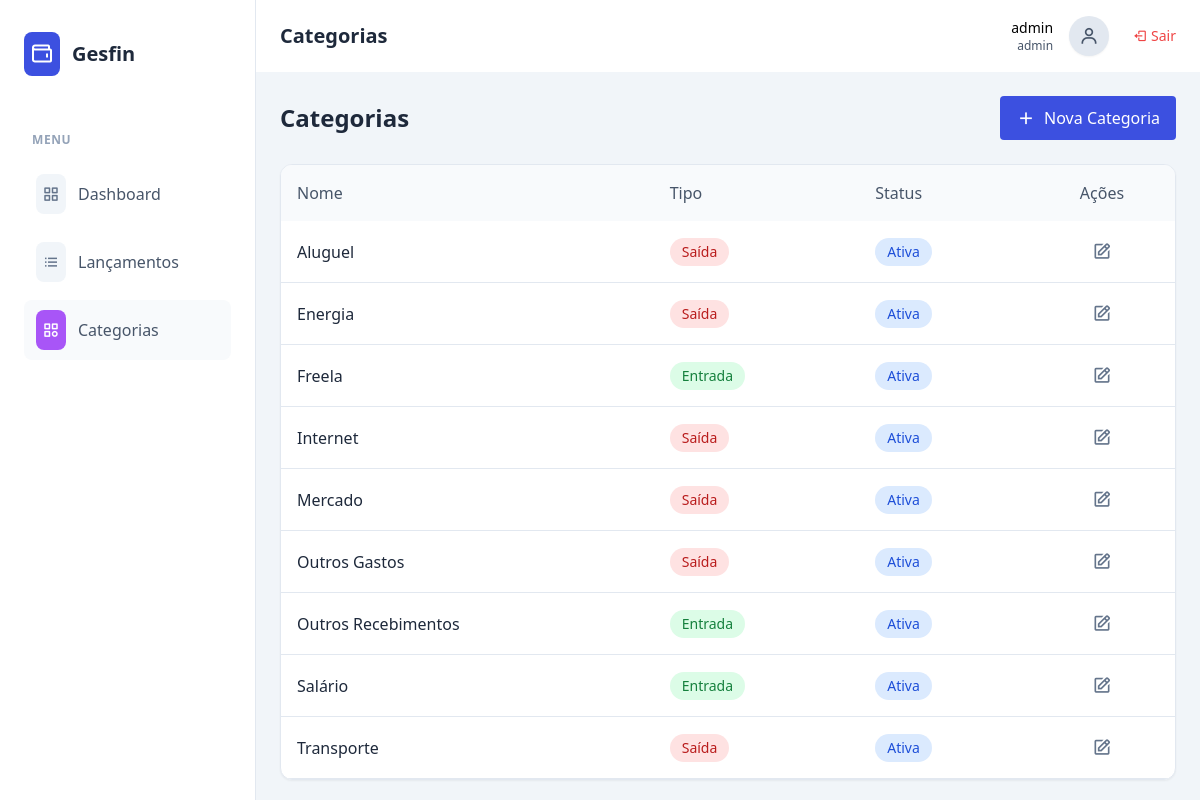
Page /categories (signed in) on the committed database.
### tables this page shows
CREATE TABLE categories (
  id INT AUTO_INCREMENT PRIMARY KEY,
  name VARCHAR(120) NOT NULL,
  type ENUM('income', 'expense') NOT NULL,
  is_active TINYINT(1) NOT NULL DEFAULT 1,
  created_at DATETIME NOT NULL,
  updated_at DATETIME NOT NULL
);

### app/config/routes.php (called while the page is built)
<?php
return [
    'GET|/login' => ['AuthController', 'index'],
    'POST|/login' => ['AuthController', 'login'],
    'POST|/logout' => ['AuthController', 'logout'],
    'GET|/' => ['DashboardController', 'index'],
    'GET|/dashboard' => ['DashboardController', 'index'],
    'GET|/categories' => ['CategoryController', 'index'],
    'POST|/categories/store' => ['CategoryController', 'store'],
    'POST|/categories/update' => ['CategoryController', 'update'],
    'POST|/profile/update' => ['ProfileController', 'update'],
    'GET|/entries' => ['EntryController', 'index'],
    'POST|/entries/store' => ['EntryController', 'store'],
    'POST|/entries/update' => ['EntryController', 'update'],
    'POST|/entries/delete' => ['EntryController', 'delete'],
    'POST|/entries/delete-future' => ['EntryController', 'deleteFuture'],
    'POST|/entries/toggle-status' => ['EntryController', 'toggleStatus'],
];

### app/controllers/CategoryController.php (called while the page is built, shortened)
<?php
require_once __DIR__ . '/../repositories/CategoryRepository.php';
class CategoryController {
    private $categoryRepo;
    public function __construct() {
        $this->categoryRepo = new CategoryRepository();
    }
    public function index() {
        $categories = $this->categoryRepo->findAll();
        $contentView = __DIR__ . '/../views/categories/index.php';
        require_once __DIR__ . '/../views/layouts/main.php';
    }
}

### app/config/database.php (called while the page is built)
<?php
return [
    'host' => 'db',
    'dbname' => 'gesfin',
    'user' => 'gesfin_user',
    'password' => 'gesfin_password',
    'charset' => 'utf8mb4'
];

### app/repositories/Database.php (called while the page is built)
<?php
require_once __DIR__ . '/../config/database.php';
class Database {
    private static $instance = null;
    private $connection;
    private function __construct() {
        $config = require __DIR__ . '/../config/database.php';
        $dsn = "mysql:host={$config['host']};dbname={$config['dbname']};charset={$config['charset']}";
        try {
            $this->connection = new PDO($dsn, $config['user'], $config['password']);
            $this->connection->setAttribute(PDO::ATTR_ERRMODE, PDO::ERRMODE_EXCEPTION);
        } catch (PDOException $e) {
            die("Erro de conexão com o banco de dados: " . $e->getMessage());
        }
    }
    public static function getInstance() {
        if (self::$instance === null) {
            self::$instance = new self();
        }
        return self::$instance;
    }
    public function getConnection() {
        return $this->connection;
    }
}

### app/repositories/CategoryRepository.php (called while the page is built, shortened)
<?php
require_once __DIR__ . '/Database.php';
class CategoryRepository {
    private $db;
    public function __construct() {
        $this->db = Database::getInstance()->getConnection();
    }
    public function findAll() {
        $stmt = $this->db->query("SELECT * FROM categories ORDER BY name ASC");
        return $stmt->fetchAll(PDO::FETCH_ASSOC);
    }
}

### app/views/categories/index.php (the view, shortened to what this page needs)
<div class="mb-6 flex flex-col gap-3 sm:flex-row sm:items-center sm:justify-between">
    <h2 class="text-2xl font-bold text-slate-800">
        Categorias
    </h2>
    <button onclick="openModal('modalCategory')" class="flex items-center gap-2 rounded bg-primary py-2 px-4 font-medium text-white hover:bg-opacity-90">
        <i class='bx bx-plus text-xl'></i>
        Nova Categoria
    </button>
</div>
<div class="rounded-xl border border-slate-200 bg-white shadow-sm overflow-hidden">
    <div class="max-w-full overflow-x-auto">
        <table class="w-full table-auto">
            <thead>
                <tr class="bg-slate-50 text-left">
                    <th class="py-4 px-4 font-medium text-slate-600 xl:px-6">Nome</th>
                    <th class="py-4 px-4 font-medium text-slate-600 xl:px-6">Tipo</th>
                    <th class="py-4 px-4 font-medium text-slate-600 xl:px-6">Status</th>
                    <th class="py-4 px-4 font-medium text-slate-600 xl:px-6 text-center">Ações</th>
                </tr>
            </thead>
            <tbody>
                <?php foreach ($categories as $cat): ?>
                <tr class="border-b border-slate-200">
                    <td class="py-4 px-4 xl:px-6">
                        <p class="text-slate-800 font-medium"><?php echo htmlspecialchars($cat['name']); ?></p>
                    </td>
                    <td class="py-4 px-4 xl:px-6">
                        <?php if ($cat['type'] === 'income'): ?>
                            <p class="inline-flex rounded-full bg-green-100 py-1 px-3 text-sm font-medium text-green-700">Entrada</p>
                        <?php else: ?>
                            <p class="inline-flex rounded-full bg-red-100 py-1 px-3 text-sm font-medium text-red-700">Saída</p>
                        <?php endif; ?>
                    </td>
                    <td class="py-4 px-4 xl:px-6">
                        <?php if ($cat['is_active']): ?>
                            <p class="inline-flex rounded-full bg-blue-100 py-1 px-3 text-sm font-medium text-blue-700">Ativa</p>
                        <?php else: ?>
                            <p class="inline-flex rounded-full bg-slate-100 py-1 px-3 text-sm font-medium text-slate-500">Inativa</p>
                        <?php endif; ?>
                    </td>
                    <td class="py-4 px-4 xl:px-6 text-center">
                        <button onclick='editCategory(<?php echo json_encode($cat); ?>)' class="text-slate-500 hover:text-primary transition-colors">
                            <i class='bx bx-edit text-xl'></i>
                        </button>
                    </td>
                </tr>
                <?php endforeach; ?>
            </tbody>
        </table>
    </div>
</div>

### public/index.php (shortened to what this page needs)
<?php
$routes = require_once __DIR__ . '/../app/config/routes.php';
$method = $_SERVER['REQUEST_METHOD'];
$uri = parse_url($_SERVER['REQUEST_URI'], PHP_URL_PATH);
$routeKey = $method . '|' . $uri;
if (array_key_exists($routeKey, $routes)) {
    $actionName = $routes[$routeKey][1];
    $controller = new $controllerName();
    $controller->$actionName();
} else {
    http_response_code(404);
    echo "<h1>404 - Página não encontrada</h1>";
}

### app/views/layouts/main.php (shortened to what this page needs)
<!DOCTYPE html>
<html lang="pt-BR">
<head>
    <script src="https://cdn.tailwindcss.com"></script>
    <link href='https://unpkg.com/boxicons@2.1.4/css/boxicons.min.css' rel='stylesheet'>
</head>
<body class="bg-[#F1F5F9] text-slate-600 font-sans antialiased">
    <div class="flex h-screen overflow-hidden">
        <?php require_once __DIR__ . '/../partials/sidebar.php'; ?>
        <div class="relative flex flex-col flex-1 overflow-y-auto overflow-x-hidden">
            <?php require_once __DIR__ . '/../partials/header.php'; ?>
            <main>
                <div class="mx-auto max-w-screen-2xl p-4 md:p-6 2xl:p-10">
                    <?php
                        if (isset($contentView)) {
                            require_once $contentView;
                        }
                    ?>
                </div>
            </main>
        </div>
    </div>
</body>
</html>

### app/views/partials/sidebar.php (shortened to what this page needs)
<?php $currentUri = $_SERVER['REQUEST_URI'] ?? '/'; ?>
<aside id="sidebar" class="absolute left-0 top-0 z-9999 flex h-screen w-64 flex-col overflow-y-hidden border-r border-slate-200 bg-white duration-300 ease-linear lg:static lg:translate-x-0 -translate-x-full">
    <div class="flex items-center justify-between gap-2 px-6 py-6 lg:py-8">
        <a href="/dashboard" class="flex items-center gap-3">
            <div class="bg-primary rounded-lg p-1.5 flex items-center justify-center">
                <i class='bx bx-wallet text-2xl text-white'></i>
            </div>
            <span class="text-xl font-bold text-slate-800">Gesfin</span>
        </a>
    </div>
    <div class="no-scrollbar flex flex-col overflow-y-auto duration-300 ease-linear">
        <nav class="mt-2 py-4 px-4 lg:px-6">
            <div>
                <h3 class="mb-4 ml-2 text-xs font-semibold text-slate-400 uppercase tracking-wider">MENU</h3>
                <ul class="mb-6 flex flex-col gap-2">
                    <li>
                        <a href="/dashboard" class="group relative flex items-center gap-3 rounded-lg py-2.5 px-3 font-medium text-slate-600 duration-300 ease-in-out hover:bg-slate-50 hover:text-primary <?php echo ($currentUri === '/' || $currentUri === '/dashboard') ? 'bg-slate-50 text-primary' : ''; ?>">
                            <div class="flex items-center justify-center rounded-lg p-1.5 <?php echo ($currentUri === '/' || $currentUri === '/dashboard') ? 'bg-blue-500 text-white' : 'bg-slate-100 text-slate-500 group-hover:bg-blue-500 group-hover:text-white'; ?> transition-colors">
                                <i class='bx bx-grid-alt text-lg'></i>
                            </div>
                            Dashboard
                        </a>
                    </li>
                    <li>
                        <a href="/entries" class="group relative flex items-center gap-3 rounded-lg py-2.5 px-3 font-medium text-slate-600 duration-300 ease-in-out hover:bg-slate-50 hover:text-primary <?php echo (strpos($currentUri, '/entries') === 0) ? 'bg-slate-50 text-primary' : ''; ?>">
                            <div class="flex items-center justify-center rounded-lg p-1.5 <?php echo (strpos($currentUri, '/entries') === 0) ? 'bg-green-500 text-white' : 'bg-slate-100 text-slate-500 group-hover:bg-green-500 group-hover:text-white'; ?> transition-colors">
                                <i class='bx bx-list-ul text-lg'></i>
                            </div>
                            Lançamentos
                        </a>
                    </li>
                    <li>
                        <a href="/categories" class="group relative flex items-center gap-3 rounded-lg py-2.5 px-3 font-medium text-slate-600 duration-300 ease-in-out hover:bg-slate-50 hover:text-primary <?php echo (strpos($currentUri, '/categories') === 0) ? 'bg-slate-50 text-primary' : ''; ?>">
                            <div class="flex items-center justify-center rounded-lg p-1.5 <?php echo (strpos($currentUri, '/categories') === 0) ? 'bg-purple-500 text-white' : 'bg-slate-100 text-slate-500 group-hover:bg-purple-500 group-hover:text-white'; ?> transition-colors">
                                <i class='bx bx-category text-lg'></i>
                            </div>
                            Categorias
                        </a>
                    </li>
                </ul>
            </div>
        </nav>
    </div>
</aside>

### app/views/partials/header.php (shortened to what this page needs)
<header class="sticky top-0 z-999 flex w-full bg-white drop-shadow-1 dark:bg-boxdark dark:drop-shadow-none">
    <div class="flex flex-grow items-center justify-between px-4 py-4 shadow-2 md:px-6 2xl:px-11">
        <div class="hidden sm:block">
            <h2 class="text-xl font-semibold text-slate-800">
                <?php
                    $currentUri = $_SERVER['REQUEST_URI'] ?? '/';
                    $pageTitle = 'Dashboard';
                    if (strpos($currentUri, '/categories') === 0) $pageTitle = 'Categorias';
                    echo $pageTitle;
                ?>
            </h2>
        </div>
        <div class="flex items-center gap-3 2xsm:gap-7">
            <div class="relative flex items-center gap-4">
                <div class="flex items-center gap-4 cursor-pointer hover:opacity-80 transition" id="profileModalBtn">
                    <span class="hidden text-right lg:block">
                        <span class="block text-sm font-medium text-black dark:text-white">
                            <?php echo htmlspecialchars(!empty($_SESSION['user_name']) ? $_SESSION['user_name'] : ($_SESSION['username'] ?? 'Usuário')); ?>
                        </span>
                        <span class="block text-xs"><?php echo htmlspecialchars($_SESSION['username'] ?? 'admin'); ?></span>
                    </span>
                    <?php if (!empty($_SESSION['profile_pic'])): ?>
                        <img src="<?php echo htmlspecialchars($_SESSION['profile_pic']); ?>" alt="User" class="h-10 w-10 rounded-full object-cover shadow-sm">
                    <?php else: ?>
                        <span class="h-10 w-10 rounded-full bg-slate-200 flex items-center justify-center text-slate-600 shadow-sm">
                            <i class='bx bx-user text-xl'></i>
                        </span>
                    <?php endif; ?>
                </div>
                <form action="/logout" method="POST" class="ml-2">
                    <button type="submit" class="text-sm font-medium text-red-500 hover:text-red-700 transition flex items-center gap-1">
                        <i class='bx bx-log-out'></i> Sair
                    </button>
                </form>
            </div>
        </div>
    </div>
</header>

### rows in the picture
categories: name "Aluguel", type "Saída", is_active "Ativa"
categories: name "Energia", type "Saída", is_active "Ativa"
categories: name "Freela", type "Entrada", is_active "Ativa"
categories: name "Internet", type "Saída", is_active "Ativa"
categories: name "Mercado", type "Saída", is_active "Ativa"
categories: name "Outros Gastos", type "Saída", is_active "Ativa"
categories: name "Outros Recebimentos", type "Entrada", is_active "Ativa"
categories: name "Salário", type "Entrada", is_active "Ativa"
categories: name "Transporte", type "Saída", is_active "Ativa"

### other values in the picture
$pageTitle "Categorias"
$_SESSION['username'] "admin"
